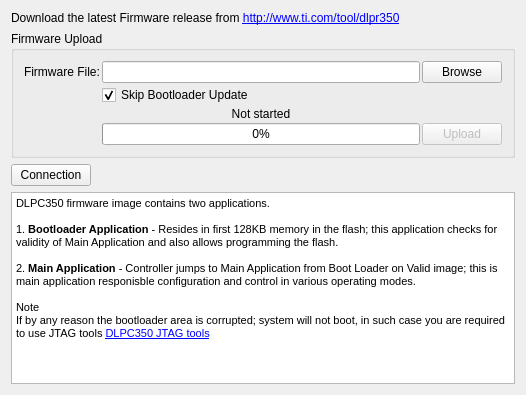
                <widget class="QWidget" name="tab_FirmwareUpload">
                 <attribute name="title">
                  <string>Firmware Upload</string>
                 </attribute>
                 <layout class="QFormLayout" name="formLayout_12">
                  <property name="fieldGrowthPolicy">
                   <enum>QFormLayout::AllNonFixedFieldsGrow</enum>
                  </property>
                  <item row="0" column="0">
                   <widget class="QLabel" name="label_FWUploadLatestFWLink">
                    <property name="frameShape">
                     <enum>QFrame::NoFrame</enum>
                    </property>
                    <property name="frameShadow">
                     <enum>QFrame::Plain</enum>
                    </property>
                    <property name="text">
                     <string>&lt;html&gt;&lt;head/&gt;&lt;body&gt;&lt;p&gt;Download the latest Firmware release from &lt;a href=&quot;http://www.ti.com/tool/dlpr350&quot;&gt;&lt;span style=&quot; font-family:'.HelveticaNeueUI,serif'; text-decoration: underline; color:#0000ff;&quot;&gt;http://www.ti.com/tool/dlpr350&lt;/span&gt;&lt;/a&gt;&lt;/p&gt;&lt;/body&gt;&lt;/html&gt;</string>
                    </property>
                    <property name="openExternalLinks">
                     <bool>true</bool>
                    </property>
                   </widget>
                  </item>
                  <item row="1" column="0">
                   <widget class="QGroupBox" name="groupBox_FWUpload">
                    <property name="minimumSize">
                     <size>
                      <width>504</width>
                      <height>20</height>
                     </size>
                    </property>
                    <property name="title">
                     <string>Firmware Upload</string>
                    </property>
                    <layout class="QVBoxLayout" name="verticalLayout_31">
                     <property name="spacing">
                      <number>2</number>
                     </property>
                     <property name="leftMargin">
                      <number>5</number>
                     </property>
                     <property name="topMargin">
                      <number>5</number>
                     </property>
                     <property name="rightMargin">
                      <number>5</number>
                     </property>
                     <property name="bottomMargin">
                      <number>5</number>
                     </property>
                     <item>
                      <layout class="QGridLayout" name="gridLayout_5">
                       <property name="leftMargin">
                        <number>5</number>
                       </property>
                       <property name="topMargin">
                        <number>5</number>
                       </property>
                       <property name="rightMargin">
                        <number>5</number>
                       </property>
                       <property name="bottomMargin">
                        <number>5</number>
                       </property>
                       <property name="spacing">
                        <number>2</number>
                       </property>
                       <item row="0" column="1">
                        <widget class="QLineEdit" name="FirmwareFile_2">
                         <property name="toolTip">
                          <string>BMP File path</string>
                         </property>
                        </widget>
                       </item>
                       <item row="0" column="2">
                        <widget class="QPushButton" name="pushButton_FWFileSelect">
                         <property name="enabled">
                          <bool>true</bool>
                         </property>
                         <property name="text">
                          <string>Browse</string>
                         </property>
                        </widget>
                       </item>
                       <item row="3" column="1">
                        <widget class="QProgressBar" name="prorgessBar_FWUpload">
                         <property name="enabled">
                          <bool>true</bool>
                         </property>
                         <property name="value">
                          <number>0</number>
                         </property>
                        </widget>
                       </item>
                       <item row="1" column="1">
                        <widget class="QCheckBox" name="checkBox_SkipBootLoader">
                         <property name="enabled">
                          <bool>true</bool>
                         </property>
                         <property name="text">
                          <string>Skip Bootloader Update</string>
                         </property>
                         <property name="checked">
                          <bool>true</bool>
                         </property>
                        </widget>
                       </item>
                       <item row="2" column="1">
                        <widget class="QLabel" name="label_FWUploadProgressBar">
                         <property name="text">
                          <string>Not started</string>
                         </property>
                         <property name="alignment">
                          <set>Qt::AlignCenter</set>
                         </property>
                        </widget>
                       </item>
                       <item row="3" column="2">
                        <widget class="QPushButton" name="pushButton_FWUpload">
                         <property name="enabled">
                          <bool>false</bool>
                         </property>
                         <property name="text">
                          <string>Upload</string>
                         </property>
                        </widget>
                       </item>
                       <item row="0" column="0">
                        <widget class="QLabel" name="label_FWFileSelect">
                         <property name="text">
                          <string>Firmware File:</string>
                         </property>
                        </widget>
                       </item>
                      </layout>
                     </item>
                    </layout>
                   </widget>
                  </item>
                  <item row="2" column="0">
                   <widget class="QPushButton" name="pushButton_Connect_2">
                    <property name="enabled">
                     <bool>true</bool>
                    </property>
                    <property name="text">
                     <string>Connection</string>
                    </property>
                   </widget>
                  </item>
                  <item row="3" column="0" colspan="2">
                   <widget class="QTextEdit" name="textEdit_FWUpdate">
                    <property name="readOnly">
                     <bool>true</bool>
                    </property>
                    <property name="html">
                     <string>&lt;!DOCTYPE HTML PUBLIC &quot;-//W3C//DTD HTML 4.0//EN&quot; &quot;http://www.w3.org/TR/REC-html40/strict.dtd&quot;&gt;
&lt;html&gt;&lt;head&gt;&lt;meta name=&quot;qrichtext&quot; content=&quot;1&quot; /&gt;&lt;style type=&quot;text/css&quot;&gt;
p, li { white-space: pre-wrap; }
&lt;/style&gt;&lt;/head&gt;&lt;body style=&quot; font-family:'Sans Serif'; font-size:9pt; font-weight:400; font-style:normal;&quot;&gt;
&lt;p style=&quot; margin-top:0px; margin-bottom:0px; margin-left:0px; margin-right:0px; -qt-block-indent:0; text-indent:0px;&quot;&gt;&lt;span style=&quot; font-family:'MS Shell Dlg 2'; font-size:8.25pt;&quot;&gt;DLPC350 firmware image contains two applications. &lt;/span&gt;&lt;/p&gt;
&lt;p style=&quot;-qt-paragraph-type:empty; margin-top:0px; margin-bottom:0px; margin-left:0px; margin-right:0px; -qt-block-indent:0; text-indent:0px; font-family:'MS Shell Dlg 2'; font-size:8.25pt;&quot;&gt;&lt;br /&gt;&lt;/p&gt;
&lt;p style=&quot; margin-top:0px; margin-bottom:0px; margin-left:0px; margin-right:0px; -qt-block-indent:0; text-indent:0px;&quot;&gt;&lt;span style=&quot; font-family:'MS Shell Dlg 2'; font-size:8.25pt;&quot;&gt;1. &lt;/span&gt;&lt;span style=&quot; font-family:'MS Shell Dlg 2'; font-size:8.25pt; font-weight:600;&quot;&gt;Bootloader Application&lt;/span&gt;&lt;span style=&quot; font-family:'MS Shell Dlg 2'; font-size:8.25pt;&quot;&gt; - Resides in first 128KB memory in the flash; this application checks for validity of Main Application and also allows programming the flash.&lt;/span&gt;&lt;/p&gt;
&lt;p style=&quot;-qt-paragraph-type:empty; margin-top:0px; margin-bottom:0px; margin-left:0px; margin-right:0px; -qt-block-indent:0; text-indent:0px; font-family:'MS Shell Dlg 2'; font-size:8.25pt;&quot;&gt;&lt;br /&gt;&lt;/p&gt;
&lt;p style=&quot; margin-top:0px; margin-bottom:0px; margin-left:0px; margin-right:0px; -qt-block-indent:0; text-indent:0px;&quot;&gt;&lt;span style=&quot; font-family:'MS Shell Dlg 2'; font-size:8.25pt;&quot;&gt;2. &lt;/span&gt;&lt;span style=&quot; font-family:'MS Shell Dlg 2'; font-size:8.25pt; font-weight:600;&quot;&gt;Main Application&lt;/span&gt;&lt;span style=&quot; font-family:'MS Shell Dlg 2'; font-size:8.25pt;&quot;&gt; - Controller jumps to Main Application from Boot Loader on Valid image; this is main application responisble configuration and control in various operating modes.&lt;/span&gt;&lt;/p&gt;
&lt;p style=&quot;-qt-paragraph-type:empty; margin-top:0px; margin-bottom:0px; margin-left:0px; margin-right:0px; -qt-block-indent:0; text-indent:0px; font-family:'MS Shell Dlg 2'; font-size:8.25pt;&quot;&gt;&lt;br /&gt;&lt;/p&gt;
&lt;p style=&quot; margin-top:0px; margin-bottom:0px; margin-left:0px; margin-right:0px; -qt-block-indent:0; text-indent:0px;&quot;&gt;&lt;span style=&quot; font-family:'MS Shell Dlg 2'; font-size:8.25pt;&quot;&gt;Note&lt;/span&gt;&lt;/p&gt;
&lt;p style=&quot; margin-top:0px; margin-bottom:0px; margin-left:0px; margin-right:0px; -qt-block-indent:0; text-indent:0px;&quot;&gt;&lt;span style=&quot; font-family:'MS Shell Dlg 2'; font-size:8.25pt;&quot;&gt;If by any reason the bootloader area is corrupted; system will not boot, in such case you are required to use JTAG tools &lt;/span&gt;&lt;a href=&quot;http://www.ti.com/dlp-lightcrafter4500-jtag-flash&quot;&gt;&lt;span style=&quot; font-family:'MS Shell Dlg 2'; font-size:8pt; text-decoration: underline; color:#0000ff;&quot;&gt;DLPC350 JTAG tools&lt;/span&gt;&lt;/a&gt;&lt;/p&gt;
&lt;p style=&quot; margin-top:0px; margin-bottom:0px; margin-left:0px; margin-right:0px; -qt-block-indent:0; text-indent:0px;&quot;&gt;&lt;span style=&quot; font-family:'MS Shell Dlg 2'; font-size:8.25pt;&quot;&gt; &lt;/span&gt;&lt;/p&gt;&lt;/body&gt;&lt;/html&gt;</string>
                    </property>
                    <property name="textInteractionFlags">
                     <set>Qt::LinksAccessibleByKeyboard|Qt::LinksAccessibleByMouse</set>
                    </property>
                   </widget>
                  </item>
                 </layout>
                </widget>
